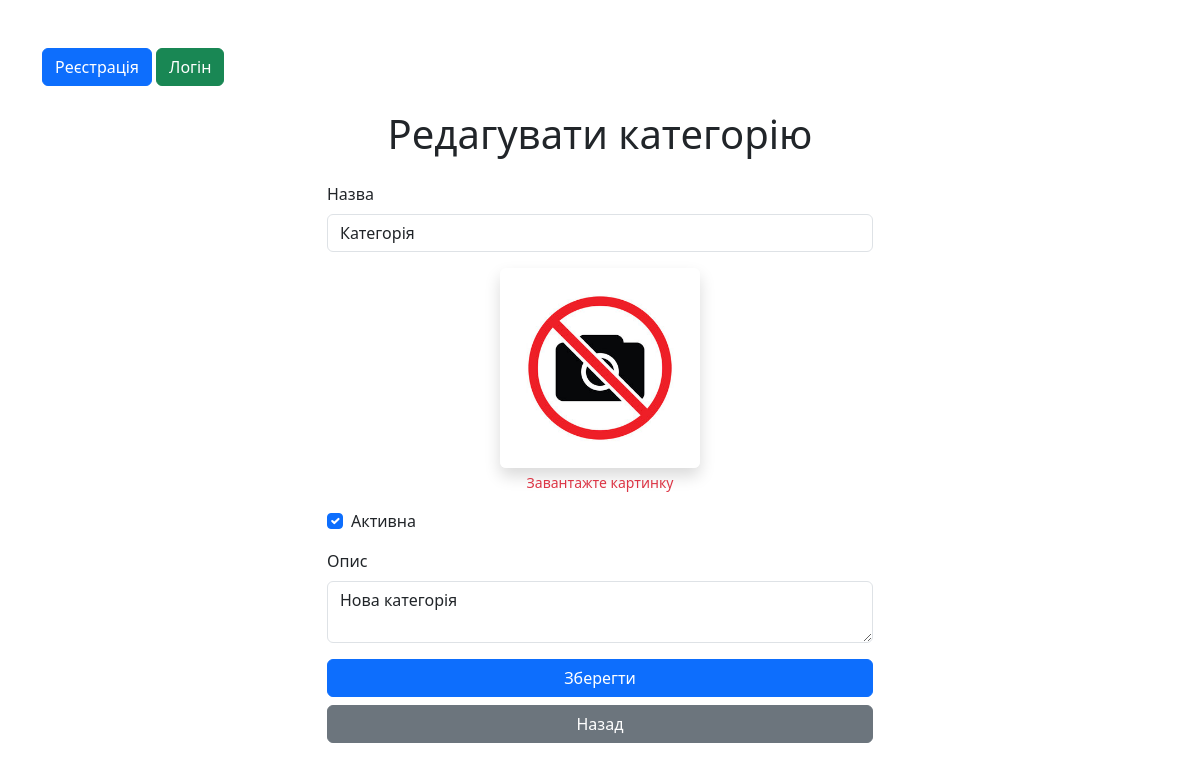
The page /category/1/edit/ on the database its author committed.
### users/models.py (models this page shows, shortened)
class Category(models.Model):
    name = models.CharField(max_length=100)
    description = models.TextField()
    image = models.ImageField(upload_to='categories/', null=True, blank=True)
    is_active = models.BooleanField(default=True)

### users/views.py (the view)
# urls.py: path('category/<int:id>/edit/', edit_category, name='edit_category'),
def edit_category(request, id):
    category = get_object_or_404(Category, id=id)
    if request.method == 'POST':
        form = CategoryForm(request.POST, request.FILES, instance=category)
        if form.is_valid():
            form.save()
            return redirect('category_list')
    else:
        form = CategoryForm(instance=category)
    return render(request, 'users/edit_category.html', {'form': form, 'category': category})

### users/forms.py
class CategoryForm(forms.ModelForm):
    class Meta:
        model = Category
        fields = ['name', 'description']

### users/templates/users/edit_category.html (shortened to what this page needs)
{% extends 'users/layout.html' %}
{% load static %}
{% block mystyles %}
<link href="{% static 'css/cropper.css' %}" rel="stylesheet" />
{% endblock %}
{% block content %}
<h1 class="text-center mb-4">Редагувати категорію</h1>
<div class="row">
  <form class="col-md-6 offset-md-3 needs-validation" method="post" enctype="multipart/form-data" novalidate>
    <div class="mb-3">
      <label for="name" class="form-label">Назва</label>
      <input type="text" class="form-control" id="name" name="name" required value="{{ category.name }}" />
    </div>
    <div class="mb-3 text-center">
      <label for="image" style="cursor: pointer;">
        {% if category.image %}
          <img src="{{ category.image.url }}" id="imgView" width="200" class="rounded shadow" />
        {% else %}
          <img src="{% static 'images/noimage.jpg' %}" id="imgView" width="200" class="rounded shadow" />
        {% endif %}
      </label>
      <div class="invalid-feedback d-block" id="imageError" style="display:none;">
        Завантажте картинку
      </div>
    </div>
    <div class="form-check mb-3">
      <input type="checkbox" class="form-check-input" id="is_active" name="is_active" {% if category.is_active %}checked{% endif %} />
      <label for="is_active" class="form-check-label">Активна</label>
    </div>
    <div class="mb-3">
      <label for="description" class="form-label">Опис</label>
      <textarea name="description" id="description" class="form-control" required>{{ category.description }}</textarea>
    </div>
    <button type="submit" class="btn btn-primary w-100">Зберегти</button>
    <a href="{% url 'category_list' %}" class="btn btn-secondary w-100 mt-2">Назад</a>
  </form>
</div>
{% endblock %}

### rows shown on the page
Category: name "Категорія", is_active "☑", description "Нова категорія"
